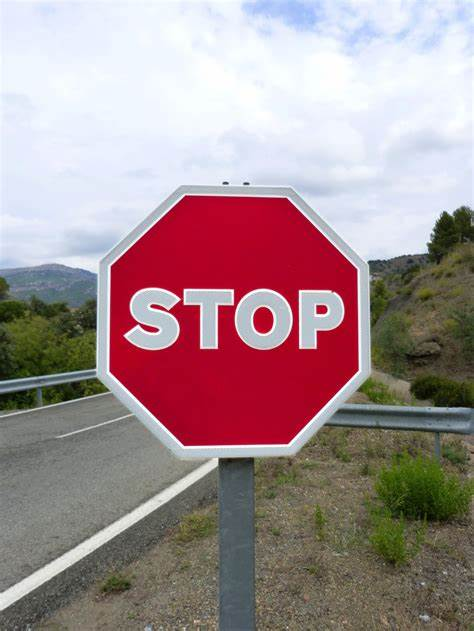
#> input picture pictures/R.jpeg, 474 x 631 px, found by its file name
$ jupyter execute Thining_Thickening.ipynb
#> lines starting #> are read from the running program, lines starting #| are printed output that depends on the picture; after the words box and inside, x2 and y2 are one past the last pixel; in counts of white or black regions, pixels touching at a corner belong together
[cell 1]
import numpy as np
import matplotlib.pyplot as plt
from skimage import io, morphology, measure, color

# Load the binary image
# Replace 'binary_image.png' with the path to your image
image = io.imread('pictures\R.jpeg', as_gray=True)
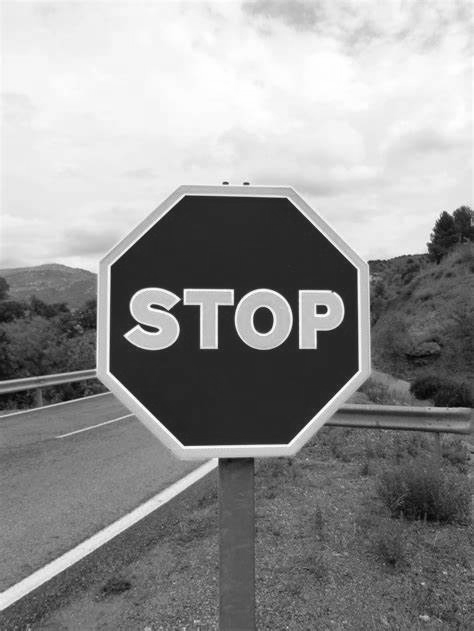
#> image: shape (631, 474) float64; min 0.00333, max 1, mean 0.576

# Convert the image to binary (True for foreground, False for background)
binary = image > 0.6
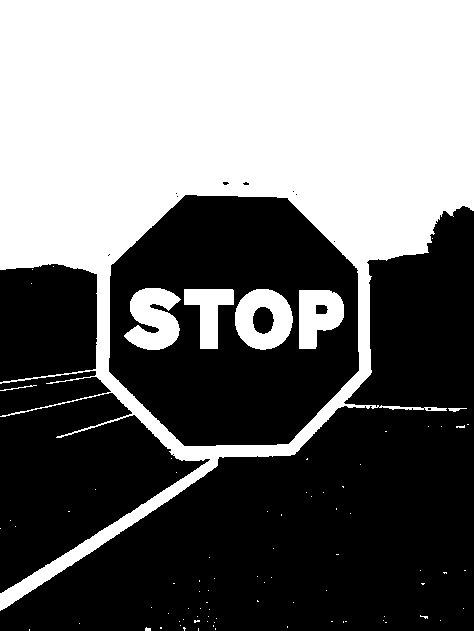
#> binary: shape (631, 474) bool; 43.8% white; 84 white regions (77 under 20 px), largest, box (x1, y1, x2, y2) and area: (0, 0, 474, 611) 122322, (124, 288, 181, 350) 2406, (235, 289, 293, 350) 2352

[cell 2]
fig, axes = plt.subplots(2, 3, figsize=(12, 8))
ax = axes.ravel()

# 1. Original Binary Image
ax[0].imshow(binary, cmap='gray')
ax[0].set_title('Original Binary Image')
ax[0].axis('off')

# 2. Boundary Extraction
eroded = morphology.binary_erosion(binary)
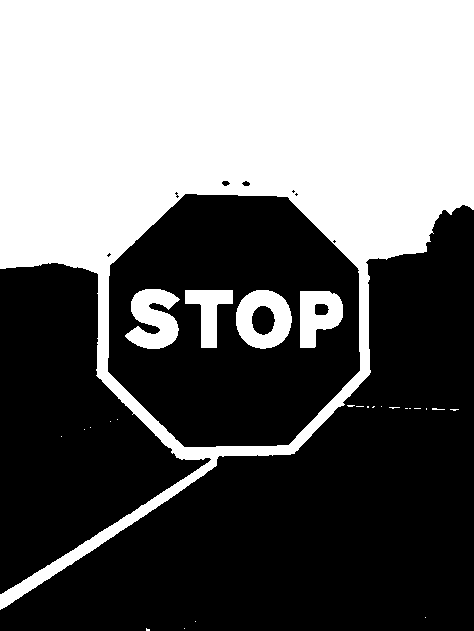
#> eroded: shape (631, 474) bool; 42.4% white; 26 white regions (21 under 20 px), largest, box (x1, y1, x2, y2) and area: (0, 0, 474, 610) 119479, (125, 289, 180, 349) 2143, (236, 290, 292, 349) 2113, (300, 291, 343, 348) 1695, (185, 290, 233, 348) 1378
boundary = binary & ~eroded
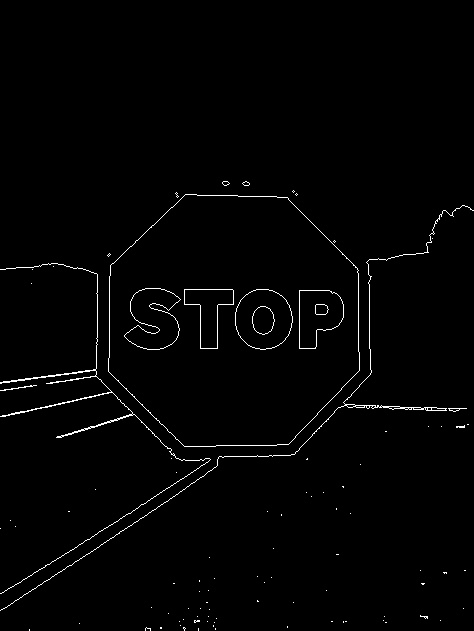
#> boundary: shape (631, 474) bool; 1.3% white in thin lines or dots, all inside (x1, y1, x2, y2) = (0, 181, 474, 631)

ax[1].imshow(boundary, cmap='gray')
ax[1].set_title('Boundary Extraction')
ax[1].axis('off')

# 3. Region Filling
filled = morphology.remove_small_holes(binary, area_threshold=32)
#> filled: shape (631, 474) bool; 43.8% white; 84 white regions (77 under 20 px), largest, box (x1, y1, x2, y2) and area: (0, 0, 474, 611) 122363, (124, 288, 181, 350) 2406, (235, 289, 293, 350) 2352

ax[2].imshow(filled, cmap='gray')
ax[2].set_title('Region Filling')
ax[2].axis('off')

# 4. Connected Components Extraction
labeled_array, num_features = measure.label(binary, background=0, return_num=True)
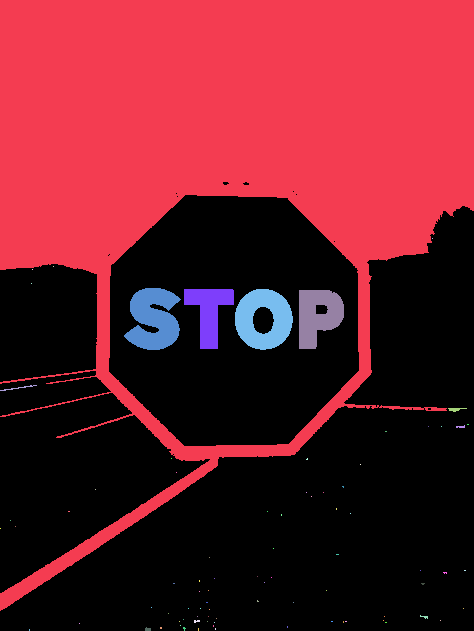
#> labeled_array: shape (631, 474) int32; 85 distinct labels, from 0 to 84; one colour per label, 0 black
#> num_features = 84
colored_labels = color.label2rgb(labeled_array, bg_label=0)
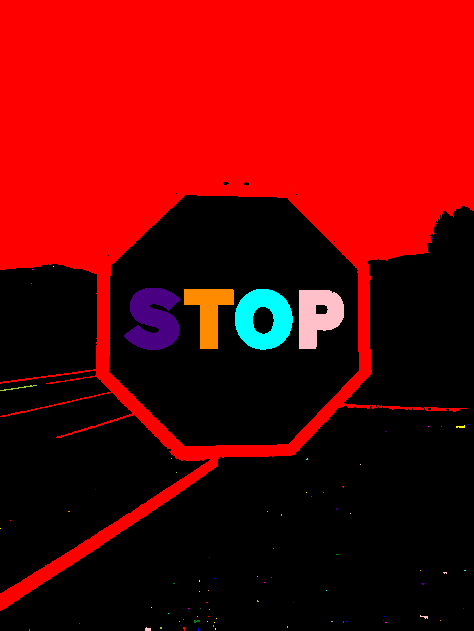
#> colored_labels: shape (631, 474, 3) float64; mean R, G, B 0.424, 0.0161, 0.0174

ax[3].imshow(colored_labels)
ax[3].set_title(f'Connected Components ({num_features} regions)')
ax[3].axis('off')

# 5. Thinning
thinned = morphology.thin(boundary)
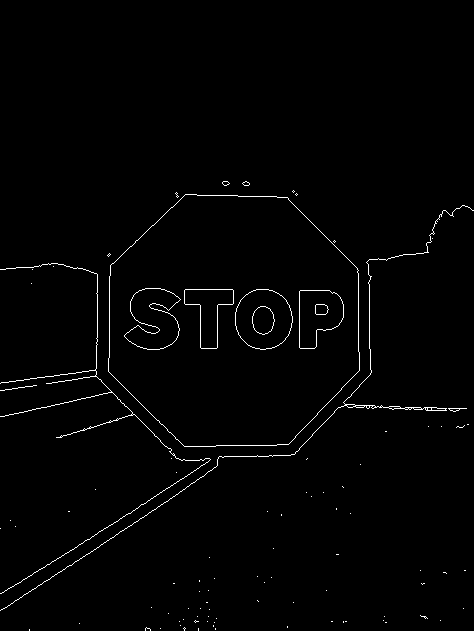
#> thinned: shape (631, 474) bool; 1.2% white in thin lines or dots, all inside (x1, y1, x2, y2) = (0, 181, 474, 631)

ax[4].imshow(thinned, cmap='gray')
ax[4].set_title('Thinning')
ax[4].axis('off')

# 6. Thickening
thickened = morphology.binary_dilation(boundary, morphology.square(3))
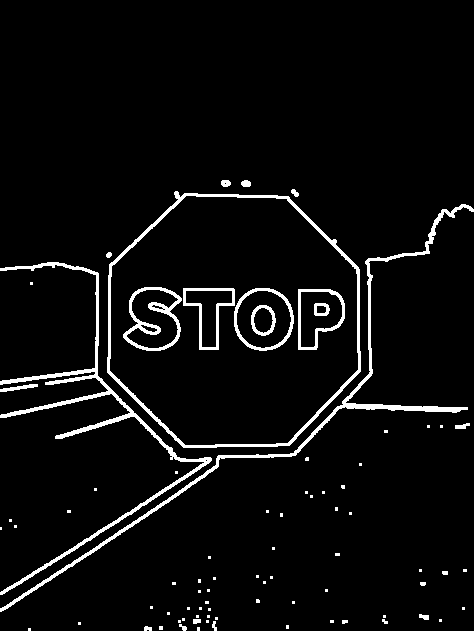
#> thickened: shape (631, 474) bool; 4.7% white; 81 white regions (57 under 20 px), largest, box (x1, y1, x2, y2) and area: (0, 262, 212, 595) 3489, (0, 204, 474, 612) 3160, (107, 191, 361, 448) 2794

ax[5].imshow(thickened, cmap='gray')
ax[5].set_title('Thickening')
ax[5].axis('off')

$ run again, with pictures/calle.jpeg copied over pictures/R.jpeg
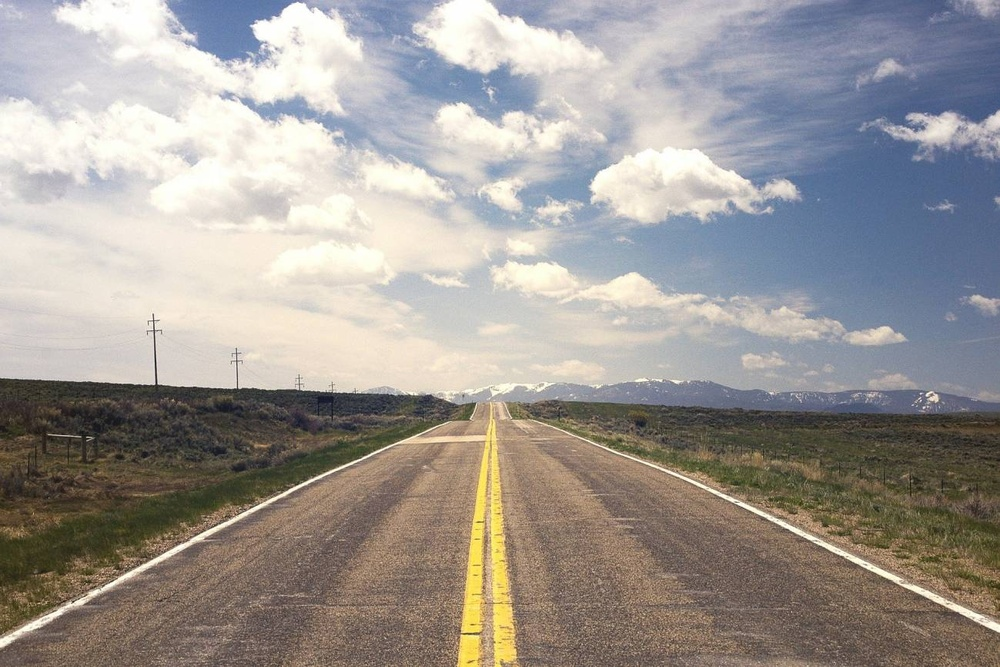
#> input picture pictures/calle.jpeg, 1000 x 667 px, shrunk from 1299 x 866 before the run, found by its file name
#> binary: shape (667, 1000) bool; 47% white; 2960 white regions (2927 under 20 px), largest, box (x1, y1, x2, y2) and area: (0, 0, 1000, 667) 302864, (883, 111, 1000, 152) 2341, (866, 373, 918, 390) 508
#> eroded: shape (667, 1000) bool; 43.9% white; 280 white regions (258 under 20 px), largest, box (x1, y1, x2, y2) and area: (0, 0, 906, 667) 285597, (890, 112, 1000, 151) 1823, (0, 462, 354, 647) 1471
#> boundary: shape (667, 1000) bool; 3.1% white in thin lines or dots
#> filled: shape (667, 1000) bool; 47.4% white; 2958 white regions (2924 under 20 px), largest, box (x1, y1, x2, y2) and area: (0, 0, 1000, 667) 305098, (883, 111, 1000, 152) 2441, (866, 373, 918, 390) 514
#> `labeled_array, num_features = measure.label(binary, background=0, retu..`:
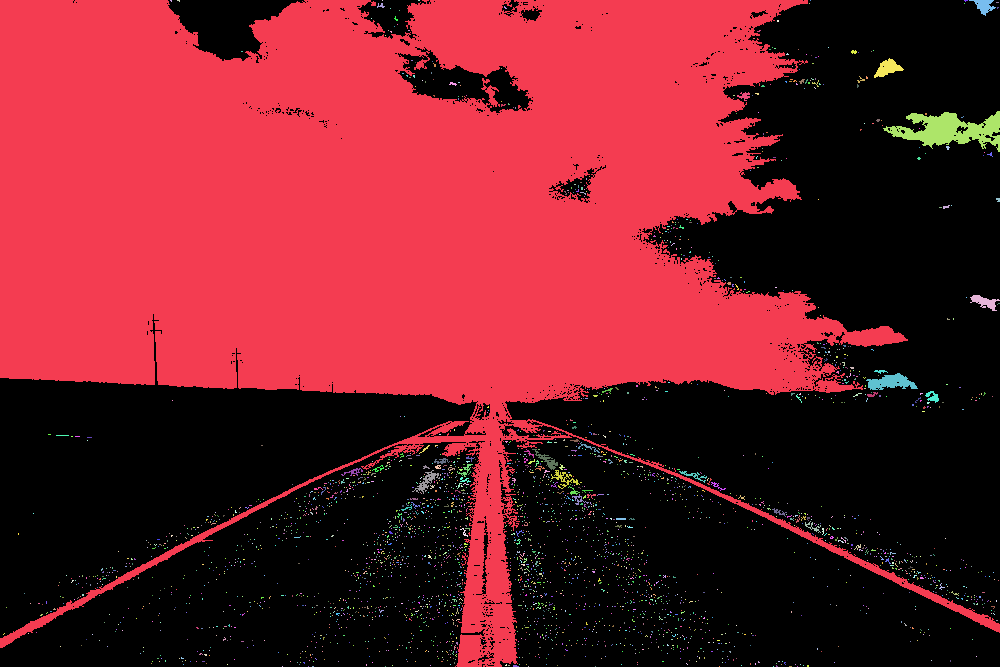
#> labeled_array: shape (667, 1000) int32; 2961 distinct labels, from 0 to 2960; one colour per label, 0 black
#> num_features = 2960
#> thinned: shape (667, 1000) bool; 2.8% white in thin lines or dots
#> `thickened = morphology.binary_dilation(boundary, morphology.square(3))`:
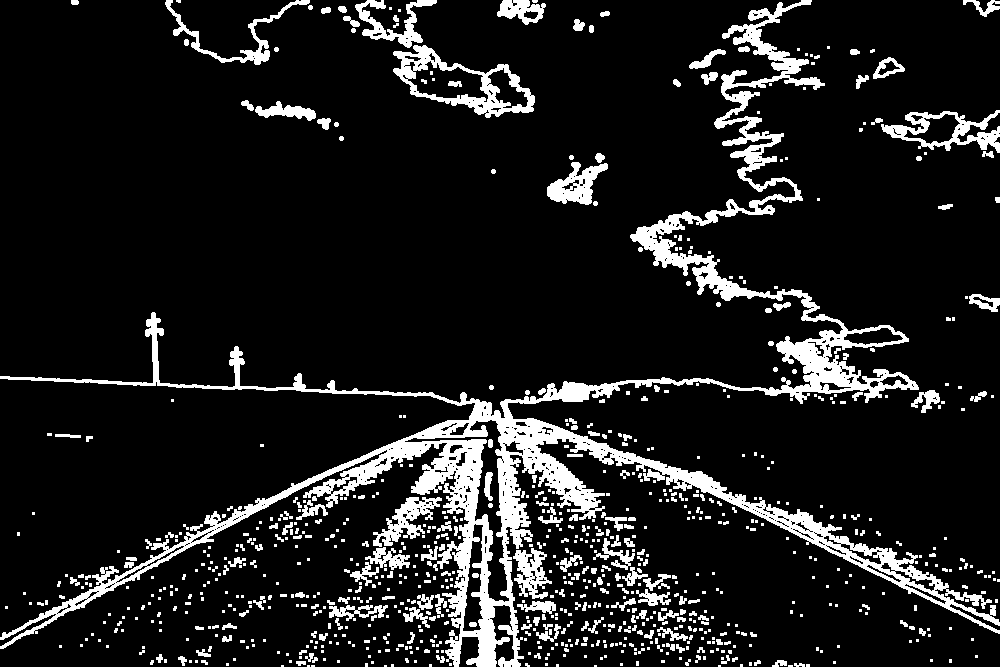
#> thickened: shape (667, 1000) bool; 11.7% white; 866 white regions (623 under 20 px), largest, box (x1, y1, x2, y2) and area: (0, 0, 1000, 667) 46168, (393, 45, 535, 118) 2838, (881, 110, 1000, 153) 1833
